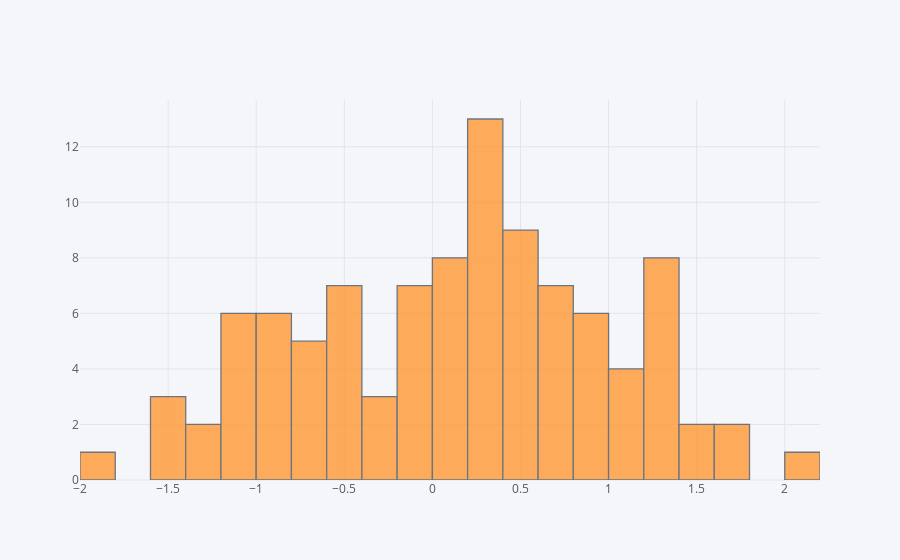

Notebook source saved alongside this figure:
### Markdown cell above
## histogram

### Code cell
df['A'].iplot(kind='hist',bins=25)

### Figure 1 — Plotly figure (JSON) as saved in the notebook; plotly's stock layout.template omitted (floating-point values rounded to 4 significant figures)
{"data": [{"histfunc": "count", "histnorm": "", "marker": {"color": "rgba(255, 153, 51, 1.0)", "line": {"color": "#4D5663", "width": 1.3}}, "name": "A", "nbinsx": 25, "opacity": 0.8, "orientation": "v", "type": "histogram", "uid": "84af3f16-3b1b-4dbc-8db8-87b2ba0c1a09", "x": [1.431, 1.641, -0.9408, 0.6639, -0.7074, 0.4193, -0.5733, 0.2359, 0.2581, 1.173, 0.4851, 0.6456, 0.2554, -0.06198, 0.565, -0.9674, 0.5771, 1.239, -1.409, -0.1757, 0.976, 0.4315, -0.2133, 0.5562, 0.4806, 0.01321, -0.7904, 0.7907, -0.5118, 0.4189, -0.9564, 0.1457, -1.121, -0.1842, -0.8617, -0.7465, 0.485, 1.252, -0.01329, 1.283, 0.9572, 0.7008, 0.9597, -0.4892, 1.66, -0.7257, 0.0541, 0.3623, -0.3747, 0.3765, 0.955, -0.3063, 0.9811, 0.3198, 1.039, -0.1745, 0.04475, -0.636, 1.262, 1.027, 2.133, -1.081, -0.1685, 0.6676, -1.253, 0.323, 0.09814, -0.4326, -1.467, 0.8039, -0.9574, -1.406, 0.6386, -0.5842, -1.161, 1.3, 0.7751, 0.3116, 1.511, -0.9005, 1.109, 0.1215, -0.5411, -1.208, -1.154, 1.241, 0.1826, 0.2139, 0.3509, 1.388, -0.1739, -1.97, 1.242, -1.006, 0.2646, 0.231, 0.00651, 0.3058, -0.4237, -1.188]}], "layout": {"barmode": "overlay", "legend": {"bgcolor": "#F5F6F9", "font": {"color": "#4D5663"}}, "paper_bgcolor": "#F5F6F9", "plot_bgcolor": "#F5F6F9", "title": {"font": {"color": "#4D5663"}}, "xaxis": {"gridcolor": "#E1E5ED", "showgrid": true, "tickfont": {"color": "#4D5663"}, "title": {"font": {"color": "#4D5663"}, "text": ""}, "zerolinecolor": "#E1E5ED"}, "yaxis": {"gridcolor": "#E1E5ED", "showgrid": true, "tickfont": {"color": "#4D5663"}, "title": {"font": {"color": "#4D5663"}, "text": ""}, "zerolinecolor": "#E1E5ED"}}}
